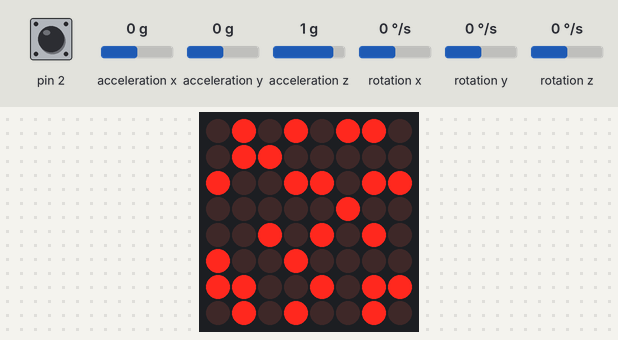
The sketch below on a simulated Arduino Uno, built with avr-gcc and run on an emulated ATmega328P. Parts: 8×8 LED matrix. The inputs (shaded band) are chosen by the test bench; at power-on: acceleration x 0 g, acceleration y 0 g, acceleration z 1 g, pin 2 LOW, rotation x 0 °/s, rotation y 0 °/s, rotation z 0 °/s. The sensor or clock chip raises its interrupt line as the real part does; random numbers use the default seed unless the sketch sets one; what the sketch prints to the serial monitor is not drawn.

Above: at 1.7 s.
1.8 s: acceleration x set to -1.4 g
At 3.28 s:
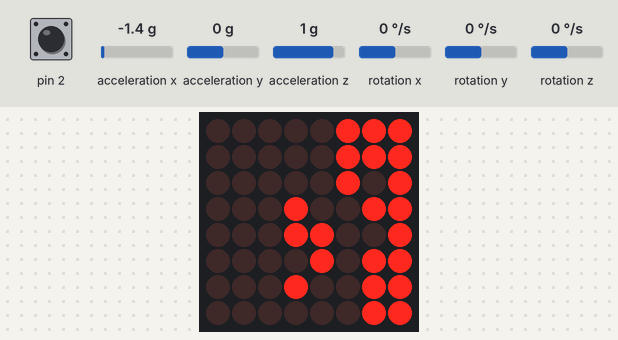
3.5 s: acceleration y set to -1.4 g
At 3.84 s:
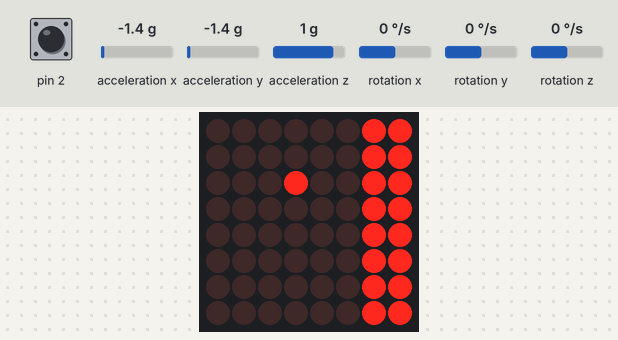
5.2 s: acceleration x set to 0 g
At 6.51 s:
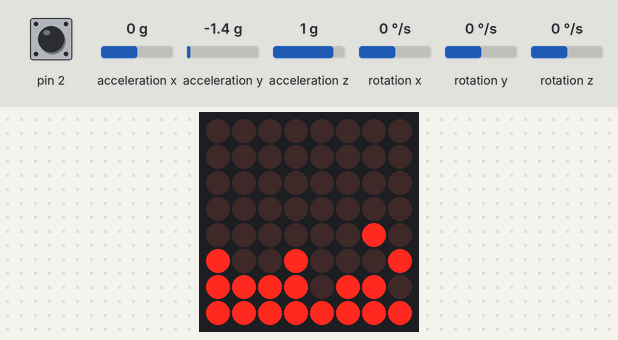
6.9 s: acceleration y set to 0 g
At 7.5 s:
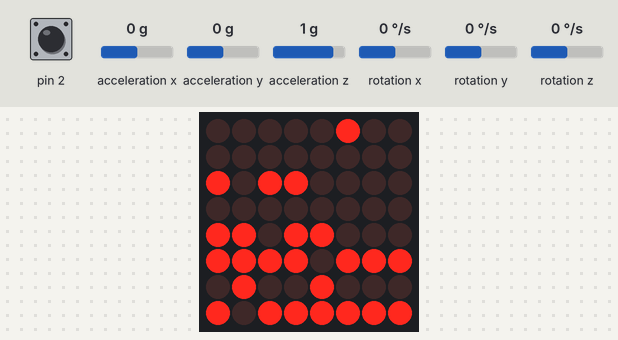
8.6 s: acceleration z set to 0.1 g
10.3 s: acceleration z set to -0.2 g
At 13.91 s:
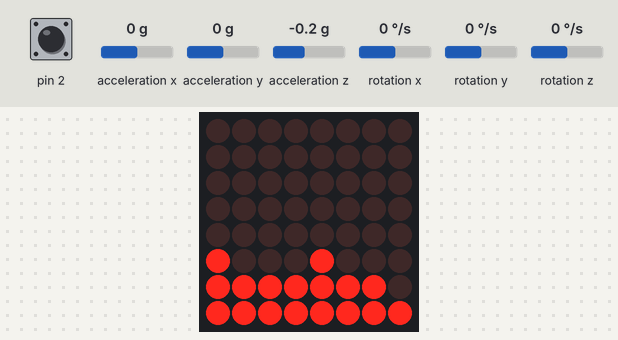

The sketch:

arduino-giro-water.ino
```cpp
#include "LedControl.h"
#include "Particles.h"
#include "gyro.h"

/*
 Now we need a LedControl to work with.
 pin 12 is connected to the DataIn
 pin 11 is connected to the CLK
 pin 10 is connected to LOAD
 We have only a single MAX72XX.
 */
LedControl lc = LedControl(12, 10, 11, 1);

/* we always wait a bit between updates of the display */
unsigned long delaytime = 100;

#define WithPr 1

#if (WithPr)
#define SerialBegin() Serial.begin(57600)
#define Pr Serial.print
#define Prln Serial.println
#else
#define SerialBegin()
#define Pr(s)
#define Prln(s)
#endif

void setup()
{
  /*
   The MAX72XX is in power-saving mode on startup,
   we have to do a wakeup call
   */
  lc.shutdown(0, false);
  /* Set the brightness to a medium values */
  lc.setIntensity(0, 5);
  /* and clear the display */
  lc.clearDisplay(0);

  randomSeed(analogRead(0));

  SerialBegin();
  gyro_setup();
  particlesInit();
}

void show_particles()
{
  byte v[64];
  particlesTo8x8(v);

  for (int y = 0, index = 0; y < 8; ++y)
  {
    byte b = 0;
    for (int x = 0; x < 8; ++x, ++index)
    {
      if (v[index]) {
        b |= B10000000 >> x;
      }
    }
    lc.setRow(0, y, b);
  }
}

float clamp(float value) {
  value *= .5;
  if (value < -4) return -4;
  if (value > 4) return 4;
  return value;
}

void loop()
{
  static int count= 0;
  static long t1= 0;
  static long t2= 0;

  long m = millis();

  if(t1 == 0) {
    t1= t2= m;
    gyro_update();
    gyro_get_dx();
    gyro_get_dy();
  }

//  if( m - t1 > 50) {
    gyro_update();
    t1 = m;
//  }

  particlesLoop(clamp(-gyro_get_dx()), clamp(-gyro_get_dy()));
  show_particles();
}
```

Particles.cpp
```cpp
// From https://www.script-tutorials.com/particles-in-water/

#include "Particles.h"

#define GRID_CELL_SIZE 71
#define GRID_CELL_SIZE_HALF (GRID_CELL_SIZE / 2)
#define CANVAS_WIDTH 400
#define CANVAS_HEIGHT 400
#define GRID_WIDTH ((CANVAS_WIDTH + GRID_CELL_SIZE - 1) / GRID_CELL_SIZE)
#define GRID_HEIGHT ((CANVAS_HEIGHT + GRID_CELL_SIZE - 1) / GRID_CELL_SIZE)
#define MAX_NEIGHBORS 3
#define NEIGHBORS_SIZE (GRID_WIDTH * GRID_HEIGHT * MAX_NEIGHBORS)
#define DAMPENING 0.1

Particle particles[PARTICLE_COUNT];
byte neighbors[NEIGHBORS_SIZE];

void initParticle(Particle *particle, int id)
{
    particle->id = id;
    particle->x = CANVAS_WIDTH / 6 + random(CANVAS_WIDTH * 4 / 6);
    particle->y = CANVAS_HEIGHT / 6 + random(CANVAS_HEIGHT * 4 / 6);
    particle->vx = 0;
    particle->vy = 0;
    particle->dx = 0;
    particle->dy = 0;
};

Particle *getParticle(int index)
{
    return particles + index;
}

void printParticle(Particle *particle)
{
    Serial.print("[");
    Serial.print(particle->id);
    Serial.print(": ");
    Serial.print(particle->x);
    Serial.print(",");
    Serial.print(particle->y);
    Serial.print(" ");
    Serial.print(particle->vx);
    Serial.print(",");
    Serial.print(particle->vy);
    Serial.print(" ");
    Serial.print(particle->dx);
    Serial.print(",");
    Serial.print(particle->dy);
    Serial.print("]");
}

void moveParticle(Particle *particle)
{
    particle->x += particle->dx;
    particle->y += particle->dy;
    particle->vx += particle->dx;
    particle->vy += particle->dy;
    particle->dx = 0;
    particle->dy = 0;
};

void particlePhysics(Particle *particle, float gravity_x, float gravity_y)
{
    // gravity and acceleration
    particle->vx += gravity_x;
    particle->vy += gravity_y;
    particle->x += particle->vx;
    particle->y += particle->vy;

    // screens limits
    if (particle->x < GRID_CELL_SIZE_HALF)
    {
        particle->dx += GRID_CELL_SIZE_HALF - particle->x;
        particle->vx= 0;
    }
    else if (particle->x > CANVAS_WIDTH - GRID_CELL_SIZE_HALF)
    {
        particle->dx -= particle->x - CANVAS_WIDTH + GRID_CELL_SIZE_HALF;
        particle->vx= 0;
    }
    if (particle->y < GRID_CELL_SIZE_HALF)
    {
        particle->dy += GRID_CELL_SIZE_HALF - particle->y;
        particle->vy= 0;
    }
    else if (particle->y > CANVAS_HEIGHT - GRID_CELL_SIZE_HALF)
    {
        particle->dy -= particle->y - CANVAS_HEIGHT + GRID_CELL_SIZE_HALF;
        particle->vy= 0;
    }

    // grid coordinates
    int gx = round(particle->x / GRID_CELL_SIZE);
    int gy = round(particle->y / GRID_CELL_SIZE);

    // neighbors constraints
    for (int ix = gx - 1; ix <= gx + 1; ++ix)
    {
        for (int iy = gy - 1; iy <= gy + 1; ++iy)
        {
            if (ix >= 0 && ix < GRID_WIDTH && iy >= 0 && iy < GRID_HEIGHT)
            {
                int index = (iy * GRID_WIDTH + ix) * MAX_NEIGHBORS;
                for (int i = 0; i < MAX_NEIGHBORS; ++i, ++index)
                {
                    int n_index = neighbors[index];
                    if (n_index >= 0)
                    {
                        Particle *that = particles + n_index;
                        float dx = that->x - particle->x;
                        float dy = that->y - particle->y;
                        float d = sqrt(dx * dx + dy * dy);
                        if (d < GRID_CELL_SIZE && d > 0)
                        {
                            dx = (dx / d) * (GRID_CELL_SIZE - d) * DAMPENING;
                            dy = (dy / d) * (GRID_CELL_SIZE - d) * DAMPENING;
                            particle->dx -= dx;
                            particle->dy -= dy;
                            that->dx += dx;
                            that->dy += dy;
                        }
                    }
                }
            }
        }
    }

    // update neighbors array
    if (gy * GRID_WIDTH + gx < GRID_WIDTH * GRID_HEIGHT)
    {
        int index = (gy * GRID_WIDTH + gx) * MAX_NEIGHBORS;
        for (int i = MAX_NEIGHBORS - 1; i > 0; --i)
        {
            neighbors[index + i] = neighbors[index + i - 1];
        }
        neighbors[index] = particle->id;
    }
};

void particlesInit()
{
    for (int i = 0; i < PARTICLE_COUNT; i++)
        initParticle(particles + i, i);
}

void particlesLoop(float gravity_x, float gravity_y)
{
    for (int i = 0; i < NEIGHBORS_SIZE; ++i)
        neighbors[i] = -1;
    for (int i = 0; i < PARTICLE_COUNT; ++i)
        particlePhysics(particles + i, gravity_x, gravity_y);
    for (int i = 0; i < PARTICLE_COUNT; ++i)
        moveParticle(particles + i);
};

void particlesTo8x8(byte *v)
{
    for (int i = 0; i < 64; i++)
        v[i] = 0;
    for (int i = 0; i < PARTICLE_COUNT; i++)
    {
        Particle *particle = particles + i;
        if (particle->x >= 0 && particle->x < CANVAS_WIDTH && particle->y >= 0 && particle->y < CANVAS_HEIGHT)
        {
            int x = (particle->x * 8) / CANVAS_WIDTH;
            int y = (particle->y * 8) / CANVAS_HEIGHT;
            int index = y * 8 + x;
            v[index]++;
        }
    }
};
```

Particles.h
```cpp
#ifndef Particles_h
#define Particles_h

#include <Arduino.h>

#define PARTICLE_COUNT 25

typedef struct
{
    int id;
    float x;
    float y;
    float vx;
    float vy;
    float dx;
    float dy;
} Particle;

void particlesInit();
void particlesLoop(float gravity_x, float gravity_y);
void particlesTo8x8(byte *v);
Particle *getParticle(int index);
void printParticle(Particle *particle);

#endif
```

gyro.h
```cpp
#ifndef gyro_h
#define gyro_h

#include <Arduino.h>

void gyro_setup();
void gyro_update();
int gyro_get_dx();
int gyro_get_dy();

#endif
```

Source omitted: gyro.cpp (11497 bytes)

Measured:
- the behaviour switches between 0 and -0.1 g on acceleration z (found by bisection; images 4 and 5)
